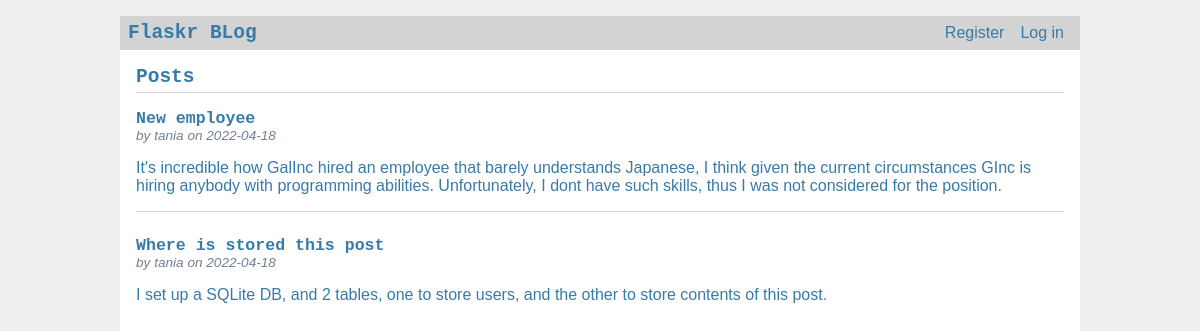
The page / on the database its author committed.
### tables this page shows
CREATE TABLE post(
    id INTEGER PRIMARY KEY AUTOINCREMENT,
    author_id INTEGER NOT NULL,
    created_on TIMESTAMP NOT NULL DEFAULT CURRENT_TIMESTAMP,
    title TEXT NOT NULL,
    body TEXT NOT NULL,
    FOREIGN KEY (author_id) REFERENCES user (id)
);

CREATE TABLE user(
    id INTEGER PRIMARY KEY AUTOINCREMENT,
    username TEXT UNIQUE NOT NULL,
    password TEXT NOT NULL
);

### flaskr_blog/blog.py (the view)
@bp.route('/')
def index():
    db = get_db()
    allPosts = db.execute(
        'SELECT p.id,title,body,created_on, author_id, username '
        'FROM post p JOIN user u ON p.author_id = u.id '
        'ORDER BY created_on DESC'
    ).fetchall()
    return render_template('blog/index.html',posts=allPosts)

### flaskr_blog/auth.py (called while the page is built)
@bp.before_app_request
def load_logged_in_user():
    user_id = session.get("user_id")
    if user_id is None:
        g.user = None
    else:
        g.user = (
            get_db().execute("SELECT * FROM user WHERE id=?",(user_id,)).fetchone())

### flaskr_blog/db.py (called while the page is built)
def get_db():
    if 'db' not in g:
        g.db = sqlite3.connect(
            current_app.config['DATABASE'],
            detect_types=sqlite3.PARSE_DECLTYPES
        )
        g.db.row_factory = sqlite3.Row
    return g.db

### flaskr_blog/templates/blog/index.html (shortened to what this page needs)
{% extends 'base.html' %}
{% block header %}
<h1>{% block title %}Posts{% endblock %}</h1>
{% endblock %}
{% block content %}
{% for post in posts %}
<article class="post">
    <header>
        <div>
            <h1>{{ post['title'] }}</h1>
            <div class="about">by {{ post['username'] }} on {{ post['created_on'].strftime("%Y-%m-%d")}}</div>
        </div>
    </header>
    <p class="body">{{ post['body'] }}</p>
</article>
{% if not loop.last %}<hr>{% endif %}
{% endfor %}
{% endblock %}

### flaskr_blog/templates/base.html (shortened to what this page needs)
<!DOCTYPE html>
<link rel="stylesheet" href="{{ url_for('static',filename='style.css')}}">
<nav>
    <h1>Flaskr BLog</h1>
    <ul>
        {% if g.user %}
        <li><span>{{ g.user['username'] }}</span>
        <li><a href="{{ url_for('auth.logout') }}">Log out</a>
        {% else %}
        <li><a href="{{ url_for('auth.register') }}">Register</a>
        <li><a href="{{ url_for('auth.login') }}">Log in</a>
        {% endif %}
    </ul>
</nav>
<section class="content">
    <header>{% block header %}{% endblock %}</header>
    {% block content %}{% endblock %}
</section>

### flaskr_blog/static/style.css (style rules this page uses)
h1, h2, h3, h4, h5, h6 { margin: 1rem 0;font-family: monospace; }
a { color: #377ba8; text-decoration: none; }
hr { border: none; border-top: 1px solid lightgray; }
nav { background: lightgray; display: flex; align-items: center; padding: 0 0.5rem; }
nav h1 { flex: auto; margin: 0; }
nav ul { display: flex; list-style: none; margin: 0; padding: 0; }
nav ul li a, nav ul li span, header .action, header span { display: block; padding: 0.5rem; }
.content { padding: 0 1rem 1rem; }
.content > header { border-bottom: 1px solid lightgray; display: flex; align-items: flex-end; }
.content > header h1 { flex: auto; margin: 1rem 0 0.25rem 0; }
.post > header { display: flex; align-items: flex-end; font-size: 0.85em; }
.post > header > div:first-of-type { flex: auto; }
.post > header h1 { font-size: 1.5em; margin-bottom: 0; }
.post .about { color: slategray; font-style: italic; }
.post .body { white-space: pre-line; }
.content:last-child { margin-bottom: 0; }

### rows shown on the page
post: title "New employee", username "tania", created_on "2022-04-18", body "It's incredible how GalInc hired an employee that barely understands Japanese, I think given the current circumstances GInc is hiring anybody with programming abilities. Unfortunately, I dont have such skills, thus I was not considered for the position."
post: title "Where is stored this post", username "tania", created_on "2022-04-18", body "I set up a SQLite DB, and 2 tables, one to store users, and the other to store contents of this post."
